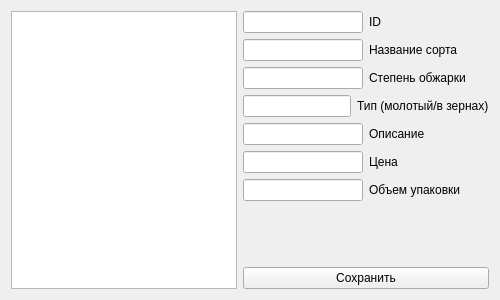
<?xml version="1.0" encoding="UTF-8"?>
<ui version="4.0">
 <class>Form</class>
 <widget class="QWidget" name="Form">
  <property name="geometry">
   <rect>
    <x>0</x>
    <y>0</y>
    <width>500</width>
    <height>300</height>
   </rect>
  </property>
  <property name="windowTitle">
   <string>ИЗМЕНИТЬ КОФЕ</string>
  </property>
  <layout class="QHBoxLayout" name="horizontalLayout_8">
   <item>
    <widget class="QListWidget" name="coffee_list"/>
   </item>
   <item>
    <layout class="QVBoxLayout" name="verticalLayout">
     <item>
      <layout class="QHBoxLayout" name="horizontalLayout">
       <item>
        <widget class="QLineEdit" name="id_edit">
         <property name="sizePolicy">
          <sizepolicy hsizetype="Minimum" vsizetype="Fixed">
           <horstretch>0</horstretch>
           <verstretch>0</verstretch>
          </sizepolicy>
         </property>
        </widget>
       </item>
       <item>
        <widget class="QLabel" name="label">
         <property name="text">
          <string>ID</string>
         </property>
        </widget>
       </item>
      </layout>
     </item>
     <item>
      <layout class="QHBoxLayout" name="horizontalLayout_2">
       <item>
        <widget class="QLineEdit" name="name_edit">
         <property name="sizePolicy">
          <sizepolicy hsizetype="Minimum" vsizetype="Fixed">
           <horstretch>0</horstretch>
           <verstretch>0</verstretch>
          </sizepolicy>
         </property>
        </widget>
       </item>
       <item>
        <widget class="QLabel" name="label_2">
         <property name="text">
          <string>Название сорта</string>
         </property>
        </widget>
       </item>
      </layout>
     </item>
     <item>
      <layout class="QHBoxLayout" name="horizontalLayout_3">
       <item>
        <widget class="QLineEdit" name="degree_edit">
         <property name="sizePolicy">
          <sizepolicy hsizetype="Minimum" vsizetype="Fixed">
           <horstretch>0</horstretch>
           <verstretch>0</verstretch>
          </sizepolicy>
         </property>
        </widget>
       </item>
       <item>
        <widget class="QLabel" name="label_3">
         <property name="text">
          <string>Степень обжарки</string>
         </property>
        </widget>
       </item>
      </layout>
     </item>
     <item>
      <layout class="QHBoxLayout" name="horizontalLayout_4">
       <item>
        <widget class="QLineEdit" name="type_edit">
         <property name="sizePolicy">
          <sizepolicy hsizetype="Minimum" vsizetype="Fixed">
           <horstretch>0</horstretch>
           <verstretch>0</verstretch>
          </sizepolicy>
         </property>
         <property name="text">
          <string/>
         </property>
        </widget>
       </item>
       <item>
        <widget class="QLabel" name="label_4">
         <property name="text">
          <string>Тип (молотый/в зернах)</string>
         </property>
        </widget>
       </item>
      </layout>
     </item>
     <item>
      <layout class="QHBoxLayout" name="horizontalLayout_5">
       <item>
        <widget class="QLineEdit" name="desc_edit">
         <property name="sizePolicy">
          <sizepolicy hsizetype="Minimum" vsizetype="Fixed">
           <horstretch>0</horstretch>
           <verstretch>0</verstretch>
          </sizepolicy>
         </property>
        </widget>
       </item>
       <item>
        <widget class="QLabel" name="label_5">
         <property name="text">
          <string>Описание</string>
         </property>
        </widget>
       </item>
      </layout>
     </item>
     <item>
      <layout class="QHBoxLayout" name="horizontalLayout_6">
       <item>
        <widget class="QLineEdit" name="price_edit">
         <property name="sizePolicy">
          <sizepolicy hsizetype="Minimum" vsizetype="Fixed">
           <horstretch>0</horstretch>
           <verstretch>0</verstretch>
          </sizepolicy>
         </property>
        </widget>
       </item>
       <item>
        <widget class="QLabel" name="label_6">
         <property name="text">
          <string>Цена</string>
         </property>
        </widget>
       </item>
      </layout>
     </item>
     <item>
      <layout class="QHBoxLayout" name="horizontalLayout_7">
       <item>
        <widget class="QLineEdit" name="vol_edit">
         <property name="sizePolicy">
          <sizepolicy hsizetype="Minimum" vsizetype="Fixed">
           <horstretch>0</horstretch>
           <verstretch>0</verstretch>
          </sizepolicy>
         </property>
        </widget>
       </item>
       <item>
        <widget class="QLabel" name="label_7">
         <property name="text">
          <string>Объем упаковки</string>
         </property>
        </widget>
       </item>
      </layout>
     </item>
     <item>
      <spacer name="verticalSpacer">
       <property name="orientation">
        <enum>Qt::Vertical</enum>
       </property>
       <property name="sizeHint" stdset="0">
        <size>
         <width>20</width>
         <height>40</height>
        </size>
       </property>
      </spacer>
     </item>
     <item>
      <widget class="QPushButton" name="save_btn">
       <property name="text">
        <string>Сохранить</string>
       </property>
      </widget>
     </item>
    </layout>
   </item>
  </layout>
 </widget>
 <resources/>
 <connections/>
</ui>
